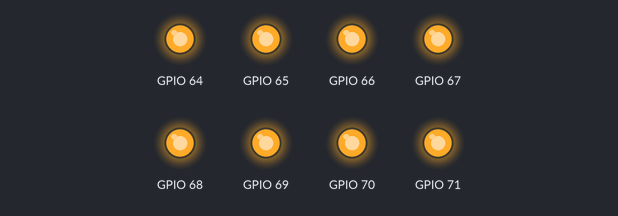
Bench run of a sketch on a simulated ESP32. On the bench: output pins drawn as LEDs (lit = HIGH). What the sketch prints to the serial monitor is not drawn.

Above: at 0.06 s.
At 0.46 s:
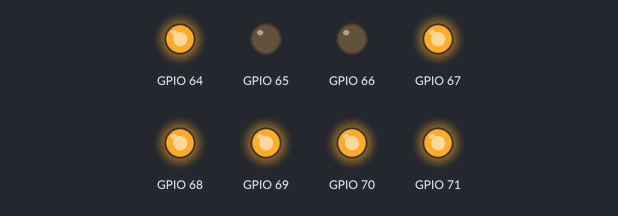
At 1.09 s:
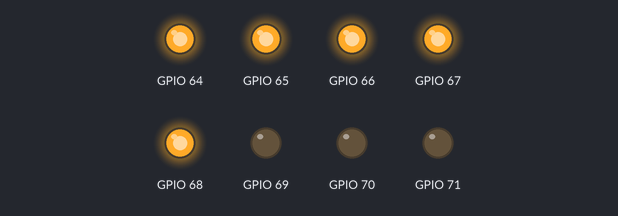
At 1.36 s:
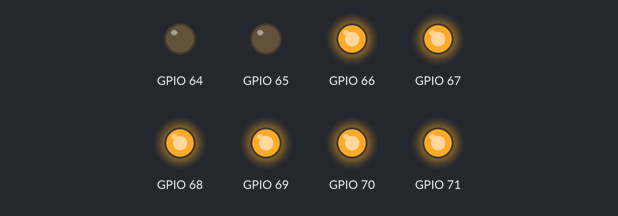
At 2.02 s:
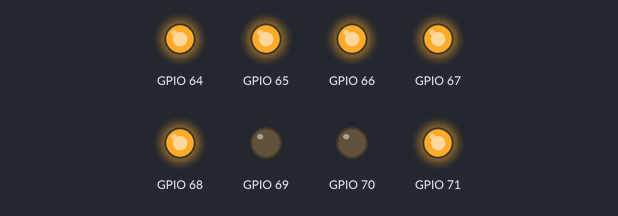
At 2.93 s:
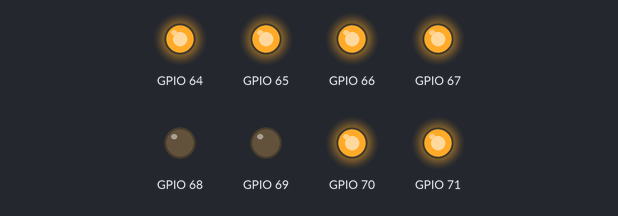
Timing chart, 0 to 3.2 s (numbered marks = the images above):
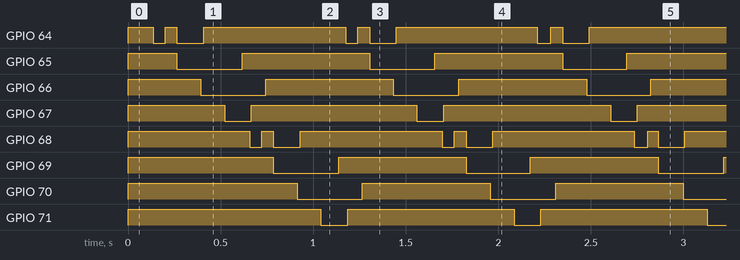

Measured:
- by itself, GPIO 64, GPIO 68: repeats every 1.0 s: HIGH 0.06 s, LOW 0.14 s, HIGH 0.77 s, LOW 0.06 s
- by itself, GPIO 65, GPIO 66, GPIO 69, GPIO 70: alternates HIGH for 0.69 s and LOW for 0.35 s
- by itself, GPIO 67, GPIO 71: alternates HIGH for 0.90 s and LOW for 0.15 s

The sketch:

v3_pcf8574.ino
```cpp
// =============================================================================
// 07_energy_buffer – Variant 3: Energy → PCF8574 binary output
// =============================================================================
// Concept: Energy buffer flushed to PCF8574 as binary ON/OFF.
// This is the binary output path from anxious.ino applied to a simple
// chase-and-decay pattern.
//
// PREREQUISITE: Run 04A v3 first to confirm PCF8574 at 0x20.
//
// Wiring:
//   SDA → GPIO21  (4.7 kΩ pull-up to 3.3 V)
//   SCL → GPIO22  (4.7 kΩ pull-up to 3.3 V)
//   PCF8574 P0–P7 → 220 Ω → LED+ → LED- → GND  (active-low)
//   PCF8574 A0/A1/A2 → GND  (address 0x20)
//
// Library: "PCF8574" by Renzo Mischianti
// =============================================================================

#include <Wire.h>
#include <PCF8574.h>

// ---- Tuning knobs -----------------------------------------------------------
constexpr int SDA_PIN = 21;
constexpr int SCL_PIN = 22;
constexpr uint8_t PCF_ADDR = 0x20;
constexpr float BINARY_THRESHOLD = 0.22f; // LED ON if energy >= this value
constexpr float DECAY_PER_SEC   = 1.2f;
constexpr float PULSE_AMP       = 0.55f;
constexpr float TAIL_FRAC       = 0.45f;
constexpr uint32_t STEP_MS      = 130;
constexpr uint32_t WRITE_MS     = 8;  // I2C flush interval
constexpr int LEDA_FIRST = 0, LEDA_LAST = 3;
constexpr int LEDB_FIRST = 4, LEDB_LAST = 7;
// -----------------------------------------------------------------------------

PCF8574 pcf(PCF_ADDR);

float energy[8]    = {0};
float ledTarget[8] = {0};
uint32_t lastEnergyMs = 0;
uint32_t lastStepMs   = 0;
uint32_t lastWriteMs  = 0;
int chaseIdx = 0;

float clamp01f(float x) { return x < 0 ? 0 : (x > 1 ? 1 : x); }

static inline void pcfWritePin(uint8_t pin, bool on) {
  pcf.write(pin, on ? LOW : HIGH);  // active-low
}

void decayEnergy(uint32_t now) {
  if (lastEnergyMs == 0) { lastEnergyMs = now; return; }
  float dt = (now - lastEnergyMs) / 1000.0f; lastEnergyMs = now;
  for (int i = 0; i < 8; i++) energy[i] = clamp01f(energy[i] - DECAY_PER_SEC * dt);
}

void pulseLed(int idx, float amp) {
  if (idx < 0 || idx > 7) return;
  energy[idx] = clamp01f(energy[idx] + amp);
}

void pulseWithTail(int idx, float amp, float tail) {
  pulseLed(idx, amp);
  if (idx >= LEDA_FIRST && idx <= LEDA_LAST) {
    if (idx - 1 >= LEDA_FIRST) pulseLed(idx - 1, amp * tail);
    if (idx + 1 <= LEDA_LAST)  pulseLed(idx + 1, amp * tail);
  } else {
    if (idx - 1 >= LEDB_FIRST) pulseLed(idx - 1, amp * tail);
    if (idx + 1 <= LEDB_LAST)  pulseLed(idx + 1, amp * tail);
  }
}

// Binary mask: on if energy^2 >= threshold
uint8_t computeMaskBinary() {
  uint8_t m = 0;
  for (int i = 0; i < 8; i++) {
    float b = energy[i] * energy[i]; // gamma shaping
    if (b >= BINARY_THRESHOLD) m |= (1 << i);
  }
  return m;
}

void applyMask(uint8_t m) {
  for (int i = 0; i < 8; i++) pcfWritePin(i, (m >> i) & 1);
}

void setup() {
  Serial.begin(115200);
  Wire.begin(SDA_PIN, SCL_PIN);
  pcf.begin();
  for (int i = 0; i < 8; i++) pcf.write(i, HIGH); // all off
  Serial.println("07_energy_buffer v3 – PCF8574 binary output");
}

void loop() {
  uint32_t now = millis();
  decayEnergy(now);

  if (now - lastStepMs >= STEP_MS) {
    lastStepMs = now;
    pulseWithTail(chaseIdx, PULSE_AMP, TAIL_FRAC);
    chaseIdx = (chaseIdx + 1) % 8;
  }

  if (now - lastWriteMs >= WRITE_MS) {
    lastWriteMs = now;
    applyMask(computeMaskBinary());
  }
}
```
